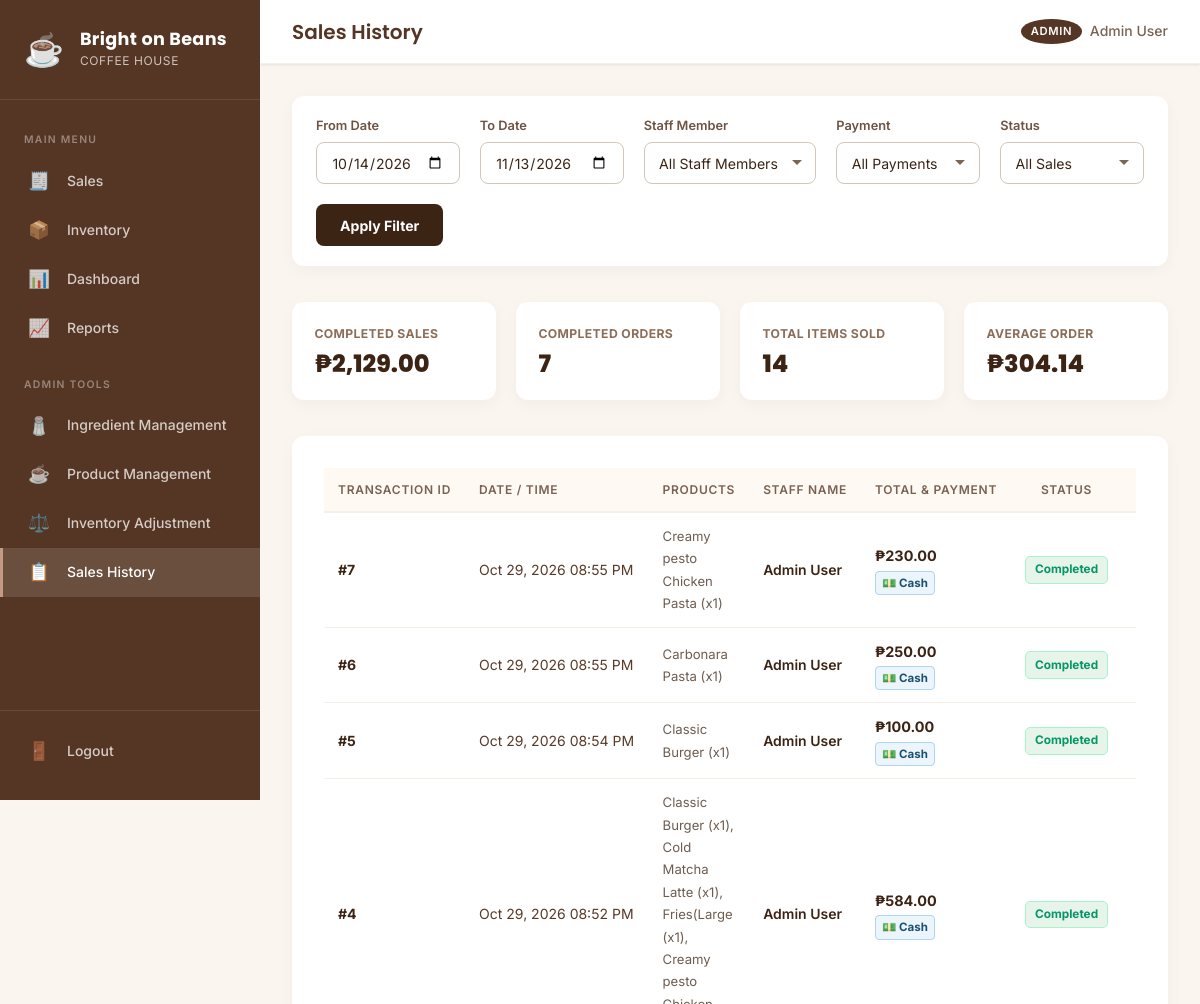
/admin/sales-history.php (signed in, upper part), run on an earlier commit of the app's database.
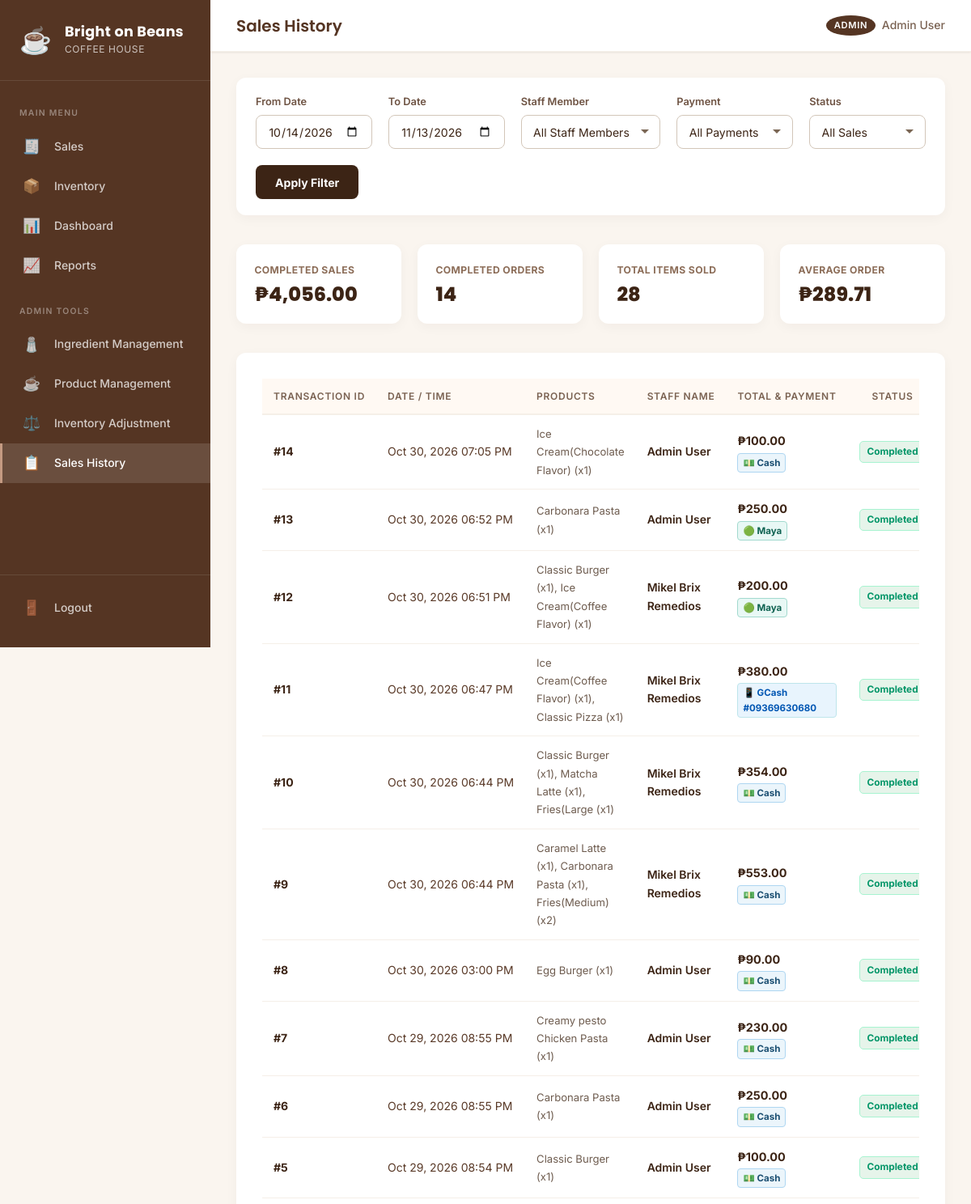
And on a later commit of the database.
### tables this page shows
CREATE TABLE `sales_transactions` (
  `transaction_id` int(11) NOT NULL AUTO_INCREMENT,
  `user_id` int(11) NOT NULL,
  `transaction_date` datetime NOT NULL DEFAULT current_timestamp(),
  `total_amount` decimal(12,2) NOT NULL,
  `total_cost` decimal(12,2) NOT NULL DEFAULT 0.00,
  `payment_method` varchar(50) NOT NULL DEFAULT 'cash',
  `amount_tendered` decimal(12,2) DEFAULT NULL,
  `change_amount` decimal(12,2) DEFAULT 0.00,
  `payment_reference` varchar(100) DEFAULT NULL,
  `status` enum('completed','voided') NOT NULL DEFAULT 'completed',
  `void_reason` varchar(255) DEFAULT NULL,
  `voided_at` datetime DEFAULT NULL,
  `voided_by` int(11) DEFAULT NULL,
  `refund_method` varchar(50) DEFAULT NULL,
  PRIMARY KEY (`transaction_id`),
  KEY `idx_sales_date` (`transaction_date`),
  KEY `idx_sales_user` (`user_id`),
  KEY `idx_sales_status` (`status`),
  CONSTRAINT `sales_transactions_ibfk_1` FOREIGN KEY (`user_id`) REFERENCES `users` (`user_id`)
);

CREATE TABLE `users` (
  `user_id` int(11) NOT NULL AUTO_INCREMENT,
  `username` varchar(50) NOT NULL,
  `password` varchar(255) NOT NULL,
  `first_name` varchar(100) NOT NULL,
  `last_name` varchar(100) NOT NULL,
  `role` enum('admin','staff') NOT NULL DEFAULT 'staff',
  `status` enum('active','inactive') NOT NULL DEFAULT 'active',
  `created_at` datetime NOT NULL DEFAULT current_timestamp(),
  `updated_at` datetime DEFAULT NULL ON UPDATE current_timestamp(),
  PRIMARY KEY (`user_id`),
  UNIQUE KEY `username` (`username`)
);

### includes/functions.php (called while the page is built, shortened)
<?php
function e($value) {
    return htmlspecialchars($value ?? '', ENT_QUOTES, 'UTF-8');
}
function formatCurrency($amount) {
    return '₱' . number_format((float)$amount, 2);
}
function formatDateTime($date) {
    return date('M d, Y h:i A', strtotime($date));
}

### admin/sales-history.php (the view, shortened to what the rows shown need)
<?php
require_once __DIR__ . '/../includes/auth.php';
$from = $_GET['from'] ?? date('Y-m-d', strtotime('-30 days'));
$to = $_GET['to'] ?? date('Y-m-d');
$page = isset($_GET['page']) ? (int)$_GET['page'] : 1;
$limit = 20;
$offset = ($page - 1) * $limit;
$params = [$from, $to];
$where = "DATE(st.transaction_date) >= ? AND DATE(st.transaction_date) <= ?";
$sql = "SELECT st.*, u.first_name, u.last_name,
        uv.first_name as void_first, uv.last_name as void_last,
        (SELECT COUNT(*) FROM sales_items si WHERE si.transaction_id = st.transaction_id AND si.quantity > 0) as items_count,
        (SELECT GROUP_CONCAT(CONCAT(p.name, ' (x', si.quantity, CASE WHEN si.voided_quantity > 0 THEN CONCAT(', ', si.voided_quantity, ' voided') ELSE '' END, ')') SEPARATOR ', ')
         FROM sales_items si JOIN products p ON si.product_id = p.product_id
         WHERE si.transaction_id = st.transaction_id) as products_summary,
        (SELECT COUNT(*) FROM inventory_history ih WHERE ih.notes LIKE CONCAT('Product Adjustment [Linked to Sale #', st.transaction_id, ']%') OR ih.notes LIKE CONCAT('Product Spoilage%Sale #', st.transaction_id, '%')) as has_spoilage
        FROM sales_transactions st
        JOIN users u ON st.user_id = u.user_id
        LEFT JOIN users uv ON st.voided_by = uv.user_id
        WHERE $where
        ORDER BY st.transaction_date DESC
        LIMIT $limit OFFSET $offset";
$stmt = $pdo->prepare($sql);
$stmt->execute($params);
$transactions = $stmt->fetchAll();
require_once ROOT_PATH . '/includes/header.php';
?>
<div class="card" style="border-radius: 12px; border: none; box-shadow: 0 4px 15px rgba(60,36,21,0.04); overflow: hidden;">
    <div class="card-body p-0">
        <div class="table-wrapper">
            <table class="table table-hover align-middle mb-0" style="font-size: 0.86rem;">
                <thead>
                    <tr style="background: #FAF7F2; border-bottom: 2px solid #EAE3D9; color: #8C6D58; font-size: 0.75rem; text-transform: uppercase; letter-spacing: 0.3px;">
                        <th style="padding: 12px 14px;">Transaction ID</th>
                        <th style="padding: 12px 14px;">Date / Time</th>
                        <th style="padding: 12px 14px;">Products</th>
                        <th style="padding: 12px 14px;">Staff Name</th>
                        <th style="padding: 12px 14px;">Total & Payment</th>
                        <th style="padding: 12px 14px; text-align: center;">Status</th>
                        <th style="padding: 12px 14px; text-align: center;">Actions</th>
                    </tr>
                </thead>
                <tbody>
                    <?php foreach ($transactions as $tx):
                        $isVoided = ($tx['status'] === 'voided');
                        $payMethod = strtolower($tx['payment_method'] ?? 'cash');
                        if ($payMethod === 'gcash') {
                            $payBadge = '<span style="background: #E8F4FD; color: #0056B3; border: 1px solid #BEE5EB; font-size: 0.72rem; padding: 2px 6px; border-radius: 4px; font-weight: 700; display: inline-block; margin-top: 3px;">📱 GCash' . (!empty($tx['payment_reference']) ? ' #' . e($tx['payment_reference']) : '') . '</span>';
                        } elseif ($payMethod === 'maya') {
                            $payBadge = '<span style="background: #E8F8F5; color: #0E6251; border: 1px solid #A2D9CE; font-size: 0.72rem; padding: 2px 6px; border-radius: 4px; font-weight: 700; display: inline-block; margin-top: 3px;">🟢 Maya' . (!empty($tx['payment_reference']) ? ' #' . e($tx['payment_reference']) : '') . '</span>';
                        } else {
                            $payBadge = '<span style="background: #EBF5FB; color: #1B4F72; border: 1px solid #AED6F1; font-size: 0.72rem; padding: 2px 6px; border-radius: 4px; font-weight: 700; display: inline-block; margin-top: 3px;">💵 Cash</span>';
                        }
                    ?>
                    <tr style="border-bottom: 1px solid #F3EDE7; <?= $isVoided ? 'background: #FAF8F6; opacity: 0.85;' : '' ?>">
                        <td style="padding: 12px 14px;">
                            <strong style="color: #3C2415;">#<?= e($tx['transaction_id']) ?></strong>
                        </td>
                        <td style="padding: 12px 14px; white-space: nowrap; color: #5A3A28;">
                            <?= formatDateTime($tx['transaction_date']) ?>
                        </td>
                        <td style="padding: 12px 14px;">
                            <small style="color: <?= $isVoided ? '#9CA3AF' : '#6E5C4F' ?>; font-size: 0.82rem;">
                                <?= e($tx['products_summary'] ?: 'N/A') ?>
                            </small>
                        </td>
                        <td style="padding: 12px 14px; color: #3C2415; font-weight: 600;">
                            <?= e($tx['first_name'] . ' ' . $tx['last_name']) ?>
                        </td>
                        <td style="padding: 12px 14px;">
                            <?php if ($isVoided): ?>
                                <span style="color: #9CA3AF; text-decoration: line-through; font-size: 0.88rem;"><?= formatCurrency($tx['total_amount']) ?></span>
                            <?php else: ?>
                                <strong style="color: #3C2415; font-size: 0.9rem;"><?= formatCurrency($tx['total_amount']) ?></strong>
                            <?php endif; ?>
                            <div><?= $payBadge ?></div>
                        </td>
                        <td style="padding: 12px 14px; text-align: center;">
                            <?php if ($isVoided): ?>
                                <span style="background: #FCE8E6; color: #DC2626; border: 1px solid #FCA5A5; padding: 0.2rem 0.55rem; border-radius: 5px; font-size: 0.74rem; font-weight: 700; display: inline-block;">🚫 VOIDED</span>
                            <?php else: ?>
                                <span style="background: #E6F4EA; color: #059669; border: 1px solid #A7F3D0; padding: 0.2rem 0.55rem; border-radius: 5px; font-size: 0.74rem; font-weight: 700; display: inline-block;">Completed</span>
                            <?php endif; ?>
                        </td>
                        <td style="padding: 12px 14px; text-align: center;">
                        </td>
                    </tr>
                    <?php endforeach; ?>
                </tbody>
            </table>
        </div>
    </div>
</div>
<?php
require_once ROOT_PATH . '/includes/footer.php';
?>

What changed in the data, as far as the page shows it:
no longer on this page (row unchanged): sales_transactions: transaction_id "4", transaction_date "Oct 29, 2026 08:52 PM", user.last_name "Admin User", total_amount "₱584.00", payment_method "💵 Cash", status "Completed"
added sales_transactions: transaction_id "14", transaction_date "Oct 30, 2026 07:05 PM", products_summary "Ice Cream(Chocolate Flavor) (x1)", user.last_name "Admin User", total_amount "₱100.00", payment_method "💵 Cash", status "Completed"
added sales_transactions: transaction_id "13", transaction_date "Oct 30, 2026 06:52 PM", products_summary "Carbonara Pasta (x1)", user.last_name "Admin User", total_amount "₱250.00", status "Completed"
added sales_transactions: transaction_id "12", transaction_date "Oct 30, 2026 06:51 PM", products_summary "Classic Burger (x1), Ice Cream(Coffee Flavor) (x1)", user.last_name "Mikel Brix Remedios", total_amount "₱200.00", status "Completed"
added sales_transactions: transaction_id "11", transaction_date "Oct 30, 2026 06:47 PM", products_summary "Ice Cream(Coffee Flavor) (x1), Classic Pizza (x1)", user.last_name "Mikel Brix Remedios", total_amount "₱380.00", payment_reference "09369630680", status "Completed"
added sales_transactions: transaction_id "10", transaction_date "Oct 30, 2026 06:44 PM", products_summary "Classic Burger (x1), Matcha Latte (x1), Fries(Large (x1)", user.last_name "Mikel Brix Remedios", total_amount "₱354.00", payment_method "💵 Cash", status "Completed"
added sales_transactions: transaction_id "9", transaction_date "Oct 30, 2026 06:44 PM", products_summary "Caramel Latte (x1), Carbonara Pasta (x1), Fries(Medium) (x2)", user.last_name "Mikel Brix Remedios", total_amount "₱553.00", payment_method "💵 Cash", status "Completed"
added sales_transactions: transaction_id "8", transaction_date "Oct 30, 2026 03:00 PM", products_summary "Egg Burger (x1)", user.last_name "Admin User", total_amount "₱90.00", payment_method "💵 Cash", status "Completed"
Also different on the page:
formatCurrency($totalSales): "₱2,129.00" → "₱4,056.00"
$totalTx: "7" → "14"
$totalItemsSold: "14" → "28"
formatCurrency($avgTx): "₱304.14" → "₱289.71"
